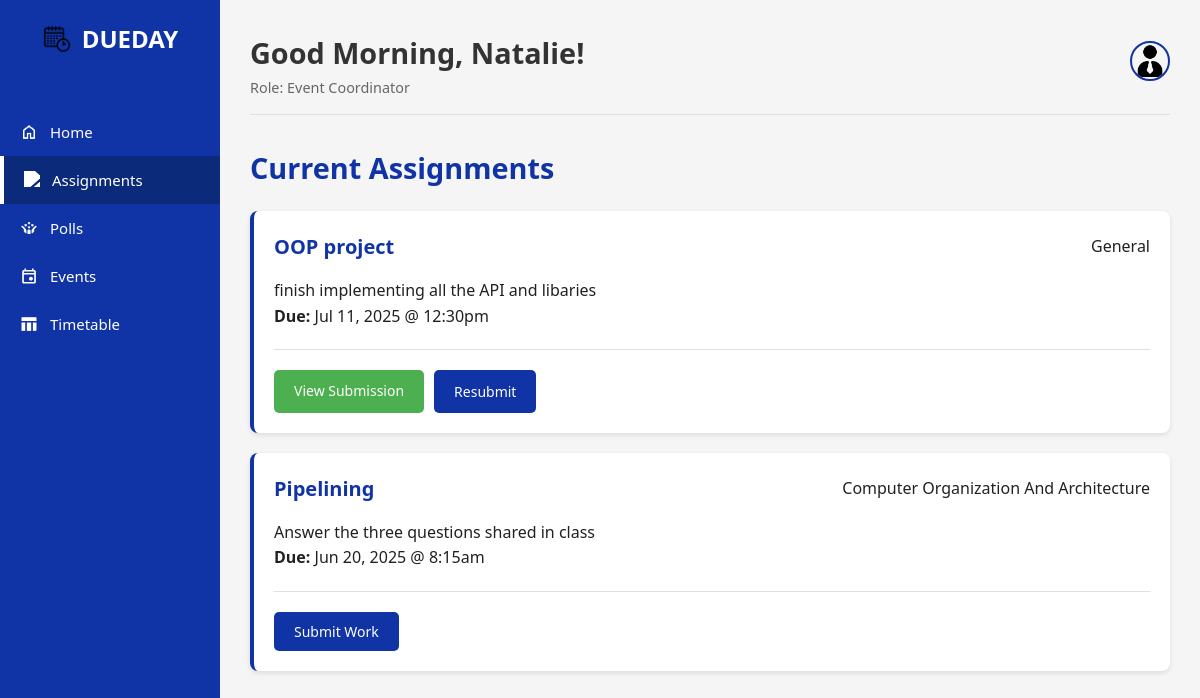
Screenshot of /assignment.php (signed in) with the database file from the repository.
### tables this page shows
CREATE TABLE `assignments` (
  `Assignment_ID` int(11) NOT NULL,
  `Assignment_Creator_ID` int(11) NOT NULL,
  `Class_ID` int(11) DEFAULT NULL,
  `Assignment_Title` varchar(100) NOT NULL,
  `Assignment_Description` text DEFAULT NULL,
  `Assignment_DueDate` datetime NOT NULL,
  `Assignment_Marks` int(11) DEFAULT NULL,
  `Assignment_Instructions` text DEFAULT NULL
);

CREATE TABLE `classes` (
  `Class_ID` int(11) NOT NULL,
  `Class_Name` varchar(100) NOT NULL
);

### assignment.php (the view, shortened to what this page needs)
<?php
require_once 'templates/header.php';
$is_module_leader = ($user_role === 'Module Leader');
$assignments = $conn->query("SELECT a.*, c.Class_Name, COUNT(asd.Submission_ID) as submission_count FROM Assignments a LEFT JOIN Classes c ON a.Class_ID = c.Class_ID LEFT JOIN Assignment_Submission_Data asd ON a.Assignment_ID = asd.Assignment_ID GROUP BY a.Assignment_ID ORDER BY a.Assignment_DueDate DESC")->fetch_all(MYSQLI_ASSOC);
$user_submissions = [];
$stmt_subs = $conn->prepare("SELECT Assignment_ID, File_Path FROM Assignment_Submission_Data WHERE User_ID = ?");
$stmt_subs->bind_param("i", $user_id);
$stmt_subs->execute();
$result_subs = $stmt_subs->get_result();
while ($row = $result_subs->fetch_assoc()) { $user_submissions[$row['Assignment_ID']] = $row['File_Path']; }
?>
<div id="viewSection" class="assignment-view">
    <h2 class="section-title">Current Assignments</h2>
    <?php if (empty($assignments)): ?><p>No assignments have been posted yet.</p><?php else: foreach ($assignments as $assignment): ?>
        <div class="card">
            <div class="card__header"><h3 class="card__title"><?php echo htmlspecialchars($assignment['Assignment_Title']); ?></h3><span class="card__meta-tag"><?php echo htmlspecialchars($assignment['Class_Name'] ?? 'General'); ?></span></div>
            <div class="card__body"><p><?php echo nl2br(htmlspecialchars($assignment['Assignment_Description'])); ?></p><div class="due-date"><strong>Due:</strong> <?php echo date('M d, Y @ g:ia', strtotime($assignment['Assignment_DueDate'])); ?></div></div>
            <div class="card__footer">
                <?php if ($is_module_leader): ?><a href="view_submissions.php?id=<?php echo $assignment['Assignment_ID']; ?>" class="btn btn--primary">View Submissions (<?php echo $assignment['submission_count']; ?>)</a>
                <?php else: if (array_key_exists($assignment['Assignment_ID'], $user_submissions)): ?><a href="<?php echo htmlspecialchars($user_submissions[$assignment['Assignment_ID']]); ?>" class="btn btn--success" target="_blank">View Submission</a><button class="btn submit-work-btn" data-modal-target="submissionModal" data-assignment-id="<?php echo $assignment['Assignment_ID']; ?>">Resubmit</button>
                <?php else: ?><button class="btn btn--primary submit-work-btn" data-modal-target="submissionModal" data-assignment-id="<?php echo $assignment['Assignment_ID']; ?>">Submit Work</button><?php endif; endif; ?>
            </div>
        </div>
    <?php endforeach; endif; ?>
</div>
<?php
require_once 'templates/footer.php';
?>

### assets/css/style.css (style rules this page uses)
:root { --egyptian-blue: #1034A6; --egyptian-blue-light: #2a4cb3; --egyptian-blue-dark: #0c2a7a; --light-gray: #f5f5f5; --medium-gray: #e0e0e0; --dark-gray: #333333; --white: #ffffff; --success: #4CAF50; --warning: #FFC107; --danger: #F44336; --navy-shadow: rgba(16, 52, 166, 0.1); --text-primary: #212121; --text-secondary: #666666; }
* { margin: 0; padding: 0; box-sizing: border-box; font-family: 'Segoe UI', Tahoma, Geneva, Verdana, sans-serif; }
body { background-color: var(--light-gray); color: var(--text-primary); line-height: 1.6; }
.section-title { color: var(--egyptian-blue); margin-bottom: 20px; font-size: 1.8rem; }
.btn { background-color: var(--egyptian-blue); color: white; border: none; padding: 10px 20px; border-radius: 5px; cursor: pointer; font-size: 14px; font-weight: 500; display: inline-flex; align-items: center; gap: 8px; transition: background-color 0.3s, box-shadow 0.3s; text-decoration: none; }
.btn--success { background-color: var(--success); }
.card { background-color: white; border-radius: 8px; padding: 20px; margin-bottom: 20px; box-shadow: 0 2px 5px rgba(0,0,0,0.1); border-left: 4px solid var(--egyptian-blue); }
.card__header { display: flex; justify-content: space-between; align-items: center; margin-bottom: 15px; }
.card__title { color: var(--egyptian-blue); font-size: 20px; }
.card__body { margin-bottom: 15px; }
.card__footer { margin-top: 20px; padding-top: 20px; border-top: 1px solid var(--medium-gray); display: flex; gap: 10px; flex-wrap: wrap; }

### rows the page displays
assignments: Assignment_Title "OOP project", Class_Name "General", Assignment_Description "finish implementing all the API and libaries", Assignment_DueDate "Jul 11, 2025 @ 12:30pm"
assignments: Assignment_Title "Pipelining", Class_ID.Class_Name "Computer Organization And Architecture", Assignment_Description "Answer the three questions shared in class", Assignment_DueDate "Jun 20, 2025 @ 8:15am"

### other values shown
$time_based_greeting "Good Morning,"
$user_fname "Natalie"
$user_role "Event Coordinator"
